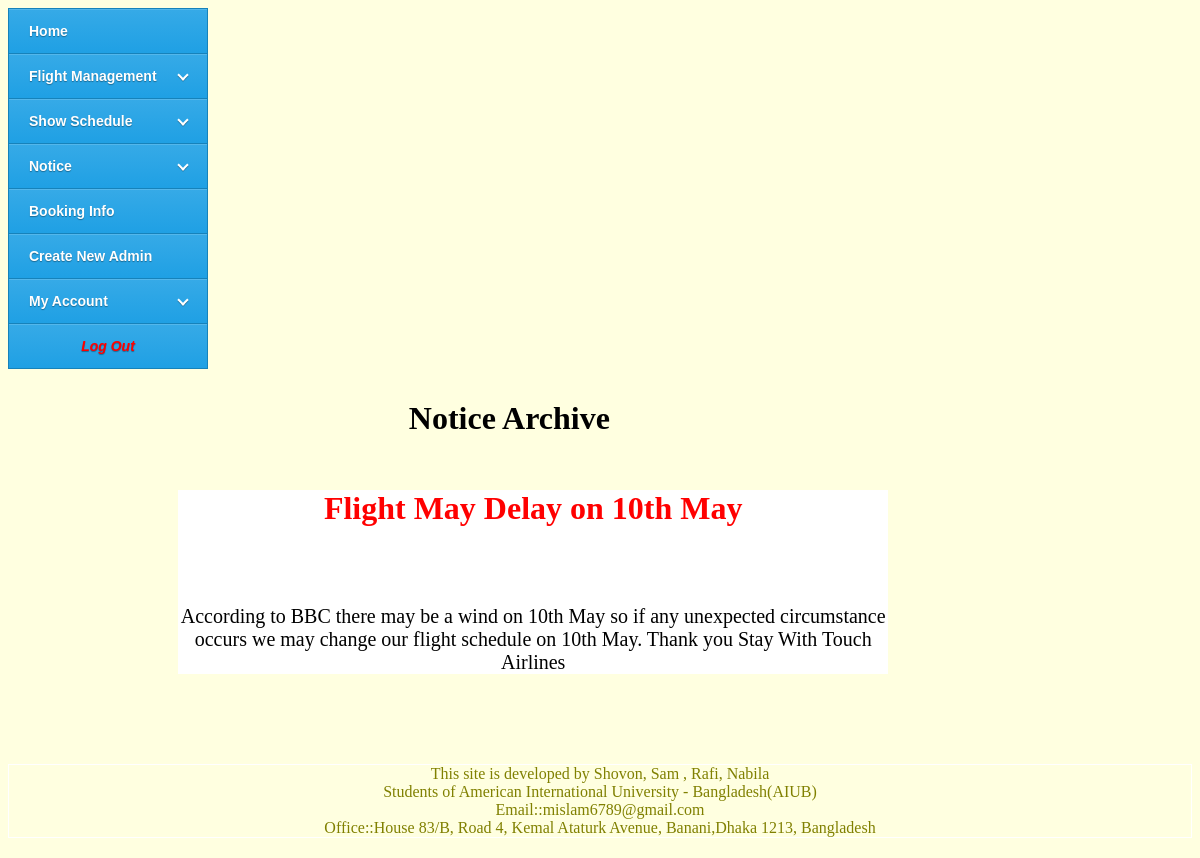
Page /SectionAdmin/Admin-NoticeArchive-Details.php?id=18 (signed in) on the committed database.
### tables this page shows
CREATE TABLE `noticeboard` (
  `NoticeId` int(11) NOT NULL,
  `NoticeTitle` varchar(100) NOT NULL,
  `NoticeDetails` text NOT NULL,
  `NoticePostedBy` varchar(20) NOT NULL,
  `NoticePostedTime` varchar(50) NOT NULL
);

### SectionAdmin/Admin-NoticeArchive-Details.php (the view, shortened to what this page needs)
<!doctype html>
<html>
	<head>
	   <link href="../css/adminHomeCSS.css" rel="stylesheet">
	</head>
	<body>
		<div class="adminHead">
			<h1> Notice Archive<h1>
		</div>
		<div class="adminPageActivity" >
			<div class="noticeDetails">
				<?php
					$detailsId=$_GET['id'];
					$result=mysql_query("SELECT * FROM noticeboard WHERE NoticeId= '$detailsId'");
					while($res=mysql_fetch_array($result)){
						$noticeTitle=$res['NoticeTitle'];
						$noticeDetais=$res['NoticeDetails'];
					}
				?>
				<h1><?php echo $noticeTitle; ?></h1><br><br>
				<p><?php echo $noticeDetais; ?></p>
			</div>
		</div>
	</body>
<html>

### css/adminHomeCSS.css (style rules this page uses)
body { background-size:cover; background-color:#FFFFE0; background-repeat: no-repeat; background-attachment: fixed; }
.classFooter { margin-bottom:20px; clear:left; //background-color:gray; border:1px solid white; text-align:center; font:bold; //size:; color:#808000; float:bottom; }
.adminHead { display: inline; //background-color:gray; width:83%; float: left; //color:white; //margin-top:10px; margin-left:10px; //font-size:20px; //padding-left:20px; //padding-top:20px; text-align:center; margin-bottom:10px; }
.adminPageActivity { display: inline; //background-color:gray; //border:1px solid black; width:60%; float: left; //color:white; //margin-top:10px; margin-left:170px; //font-size:20px; //padding-left:20px; //padding-top:20px; text-align:center; margin-bottom:70px; }
.noticeDetails { background-color:#ffffff; }
.noticeDetails h1 { color:red; }
.noticeDetails p { font-size:20px; }

### css/sideBarCSS.css (style rules this page uses)
#cssmenu { float:left; }
#cssmenu, #cssmenu ul, #cssmenu ul li, #cssmenu ul li a { margin: 0; padding: 0; border: 0; list-style: none; line-height: 1; display: block; position: relative; -webkit-box-sizing: border-box; -moz-box-sizing: border-box; box-sizing: border-box; }
#cssmenu { width: 200px; font-family: Helvetica, Arial, sans-serif; color: #ffffff; }
#cssmenu > ul > li > a { padding: 15px 20px; border-left: 1px solid #1682ba; border-right: 1px solid #1682ba; border-top: 1px solid #1682ba; cursor: pointer; z-index: 2; font-size: 14px; font-weight: bold; text-decoration: none; color: white; text-shadow: 0 1px 1px rgba(0, 0, 0, 0.35); background: #36aae7; background: -webkit-linear-gradient(#36aae7, #1fa0e4); background: -moz-linear-gradient(#36aae7, #1fa0e4); background: -o-linear-gradient(#36aae7, #1fa0e4); background: -ms-linear-gradient(#36aae7, #1fa0e4); background: linear-gradient(#36aae7, #1fa0e4); box-shadow: inset 0 1px 0 rgba(255, 255, 255, 0.15); }
#cssmenu > ul > li:last-child > a, #cssmenu > ul > li.last > a { border-bottom: 1px solid #1682ba; margin-bottom:10px; text-align:center; color:red; }

### rows in the picture
noticeboard: NoticeTitle "Flight May Delay on 10th May", NoticeDetails "According to BBC there may be a wind on 10th May so if any unexpected circumstance occurs we may change our flight schedule on 10th May. Thank you Stay With Touch Airlines"
